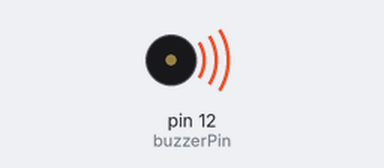
Simulated run of this sketch. Board: Arduino Uno, built with avr-gcc and run on an emulated ATmega328P. Shown: buzzer (waves = sounding, pin HIGH).

Above: at 0.1 s.
Timing chart, 0 to 1.6 s (numbered marks = the images above):
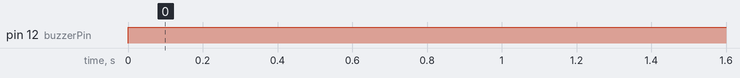

The sketch:

4_buzzer_sound.ino
```cpp
int buzzerPin = 12;
void setup() {
  pinMode(buzzerPin, OUTPUT);
}

void loop() {
  digitalWrite(buzzerPin, HIGH);
}
```

Measured:
- by itself, pin 12 (buzzerPin): LOW → HIGH at 0.00 s
